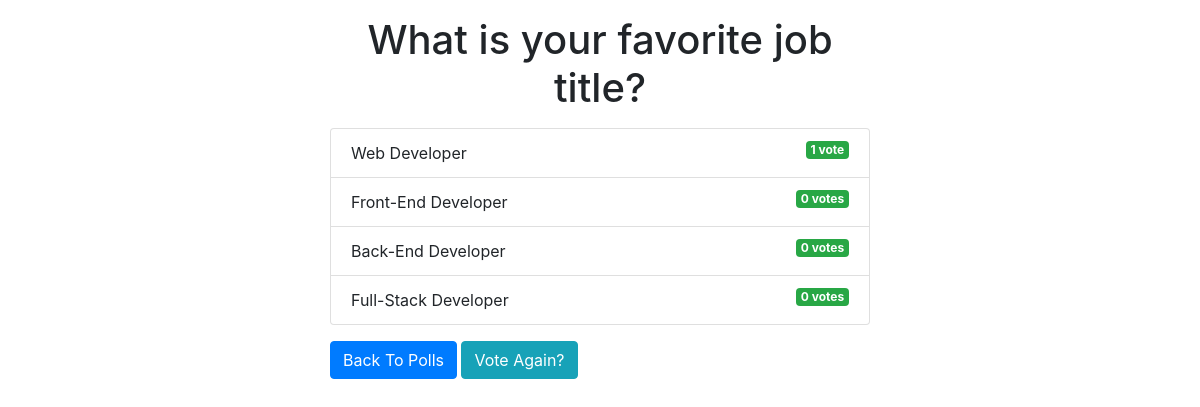
The page /poll/2/results/ on the database its author committed.
### poll/models.py (models this page shows, shortened)
class Question(models.Model):
    question_text = models.CharField(max_length=200)
    pub_date = models.DateTimeField('date published')

class Choice(models.Model):
    question = models.ForeignKey(Question, on_delete=models.CASCADE)
    choice_text = models.CharField(max_length=200)
    votes = models.IntegerField(default=0)

### poll/views.py (the view)
# urls.py: path('<int:question_id>/results/', views.results, name='results'),
def results(request, question_id):
    question = get_object_or_404(Question, pk=question_id)
    return render(request, 'poll/results.html', {'question': question})

### templates/poll/results.html
{% extends 'base.html' %}
{% block content %}
<h1 class="text-center mt-3 mb-3">{{ question.question_text }}</h1>
<ul class="list-group mb-3">
  {% for choice in question.choice_set.all%}
  <li class="list-group-item">
    {{choice.choice_text}} <span class="badge badge-success float-right">{{choice.votes}} vote{{ choice.votes | pluralize }}</span>
  </li>
  {% endfor %}
</ul>
<a href="{% url 'poll:index' %}" class="btn btn-primary">Back To Polls</a>
<a href="{% url 'poll:detail' question.id %}" class="btn btn-info">Vote Again?</a>
{% endblock %}

### rows shown on the page
Question: question_text "What is your favorite job title?"
Choice: choice_text "Web Developer", votes "1"
Choice: choice_text "Front-End Developer", votes "0", votes|pluralize "s"
Choice: choice_text "Back-End Developer", votes "0", votes|pluralize "s"
Choice: choice_text "Full-Stack Developer", votes "0", votes|pluralize "s"
